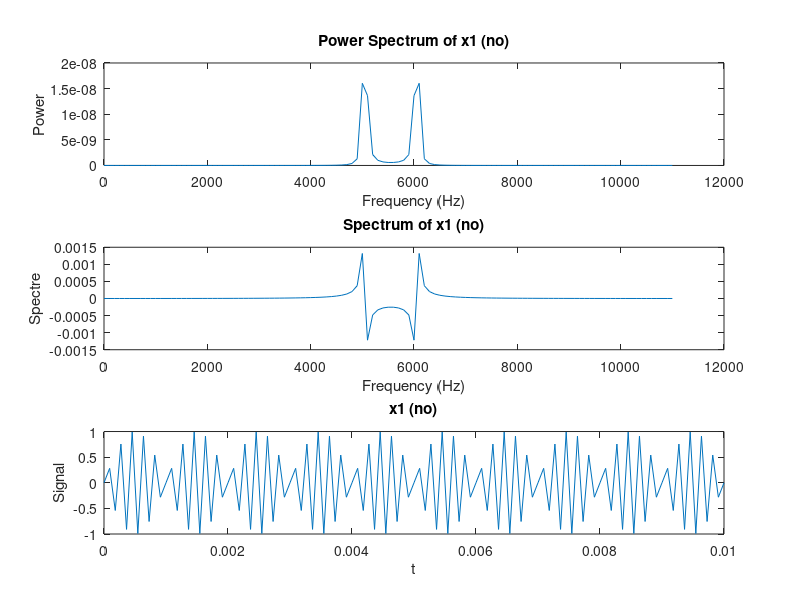
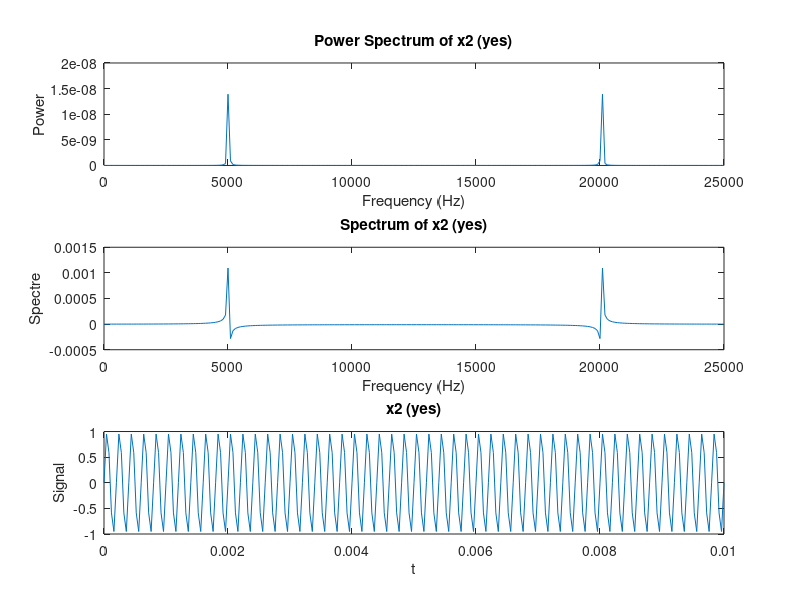

The MATLAB script that drew these images, in order:
clc
clear all
close all

f1 = 5000; 
Fs1 = 11000; 
t1 = 0:1/Fs1:0.01; 
x1 = sin(2*pi*f1*t1);

Fs2 = 25000; 
t2 = 0:1/Fs2:0.01;
x2 = sin(2*pi*f1*t2);

figure(1)
N1 = length(x1);
Y1 = fft(x1)*(1/(Fs1*sqrt(2*pi)));
P1 = abs(Y1).^2/N1;
frequencies1 = linspace(0, Fs1, N1);
subplot(3,1,1)
plot(frequencies1, P1);
title('Power Spectrum of x1 (no)');
xlabel('Frequency (Hz)');
ylabel('Power');
subplot(3,1,2)
plot(frequencies1, Y1);
title('Spectrum of x1 (no)');
xlabel('Frequency (Hz)');
ylabel('Spectre');
subplot(3,1,3)
plot(t1,x1);
title('x1 (no)');
xlabel('t');
ylabel('Signal');
set(gcf, 'Position', [100, 100, 900, 800])

figure(2)
N2 = length(x2);
Y2 = fft(x2)*(1/(Fs2*sqrt(2*pi)));
P2 = abs(Y2).^2/N2;
frequencies2 = linspace(0, Fs2, N2);
subplot(3,1,1)
plot(frequencies2, P2);
title('Power Spectrum of x2 (yes)');
xlabel('Frequency (Hz)');
ylabel('Power');
subplot(3,1,2)
plot(frequencies2, Y2);
title('Spectrum of x2 (yes)');
xlabel('Frequency (Hz)');
ylabel('Spectre');
subplot(3,1,3)
plot(t2,x2);
title('x2 (yes)');
xlabel('t');
ylabel('Signal');
set(gcf, 'Position', [1000, 100, 900, 800])